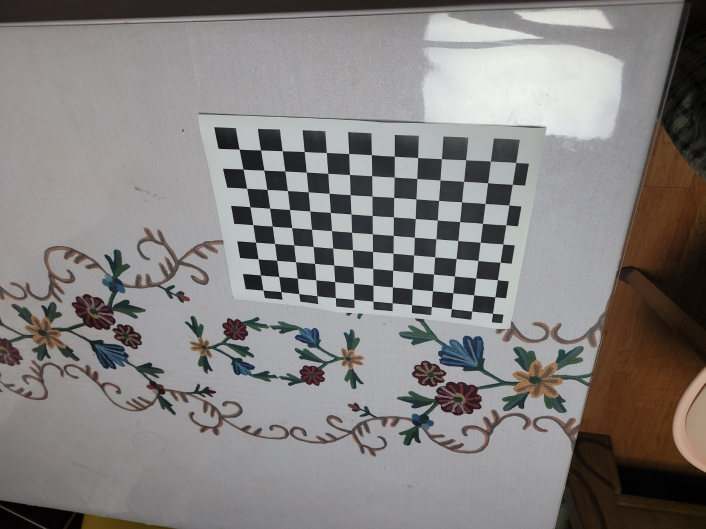
#> input picture assignment1/imgs/01.jpg, 1411 x 1058 px (shown at 1/2 size); its folder holds 4 pictures in this run
$ python calibration.py
#> lines starting #> are read from the running program, lines starting #| are printed output that depends on the picture; after the words box and inside, x2 and y2 are one past the last pixel; in counts of white or black regions, pixels touching at a corner belong together
import cv2
import numpy as np
import os

# Function to display corners extracted from the image
# [13 lines left out: function show_img_corners, not called in this run]

# Function to find the Homography matrix of the image
def find_homography(img_coord):
    n = img_coord.shape[0]
    Q = []
    for i in range(n):
        X, Y = world_coord[i][:2]
        u, v = img_coord[i]
        Q.append([X, Y, 1, 0, 0, 0, -u*X, -u*Y, -u])
        Q.append([0, 0, 0, X, Y, 1, -v*X, -v*Y, -v])
    Q = np.array(Q)
    _, _, VT = np.linalg.svd(Q)
    h = VT[-1]
    h = h / h[-1]
    H = np.reshape(h, (3, 3))
    return H

# Function to find the linear equation that constitutes the linear system to find the b vector
def a_ij(H, i, j):
    return np.array([
        H[0, i] * H[0, j],
        H[0, i] * H[1, j] + H[1, i] * H[0, j],
        H[1, i] * H[1, j],
        H[2, i] * H[0, j] + H[0, i] * H[2, j],
        H[2, i] * H[1, j] + H[1, i] * H[2, j],
        H[2, i] * H[2, j]
    ])

# Function to convert vector b to matrix B
def convert_b_to_B(b):
    B11, B12, B22, B13, B23, B33 = b
    B = np.array([[B11, B12, B13],
                  [B12, B22, B23],
                  [B13, B23, B33]])
    return B

# Function to find R and T using K
def get_extrinsics(K):
    K_inv = np.linalg.inv(K)
    extrinsics = []
    for H in homographies:
        h1 = H[:, 0]
        h2 = H[:, 1]
        h3 = H[:, 2]

        lambd = 1 / np.linalg.norm(K_inv @ h1)
        r1 = lambd * K_inv @ h1
        r2 = lambd * K_inv @ h2
        t = lambd * K_inv @ h3

        r3 = np.cross(r1, r2)

        R = np.array([r1, r2, r3]).T
        R_t = np.hstack((R, t.reshape(3,1)))
        extrinsics.append(R_t)
    return extrinsics

# Function to visualize reprojection, calculate and save errors
def visualize_reprojection(title, img_paths, obj_points, img_points, K, dist, extrinsics):
    per_image_rmse = []
    for i in range(len(img_paths)):
        img = cv2.imread(img_paths[i])

        objp = obj_points[i]
        imgp = img_points[i]

        R = extrinsics[i][:, :3]
        t = extrinsics[i][:, 3]
        rvec, _ = cv2.Rodrigues(R)

        reprojected_points, _ = cv2.projectPoints(objp, rvec, t, K, dist)

        # Calculate reprojection error (RMSE) for the current image
        error = np.sqrt(np.sum((imgp - reprojected_points)**2) / len(objp))
        per_image_rmse.append(error)

        # Display error value on the image
        cv2.putText(img, f"RMSE: {error:.4f}", (20, 40), cv2.FONT_HERSHEY_SIMPLEX, 1, (0, 255, 255), 2)

        # Draw original detected corners (green circles) and display numbers
        for idx, point in enumerate(np.int32(imgp)):
            x, y = point.ravel()
            cv2.circle(img, (x, y), 5, (0, 255, 0), -1)
            cv2.putText(img, str(idx), (x, y - 10), cv2.FONT_HERSHEY_SIMPLEX, 0.4, (255, 255, 255), 1)

        # Draw reprojected corners (red circles) and display numbers
        for idx, point in enumerate(np.int32(reprojected_points)):
            x, y = point.ravel()
            cv2.circle(img, (x, y), 5, (0, 0, 255), 2)
            cv2.putText(img, str(idx), (x, y + 15), cv2.FONT_HERSHEY_SIMPLEX, 0.4, (0, 0, 255), 1)

        # View the result image
        cv2.imshow(f"{title} - Image {i+1}", img)
        cv2.waitKey(0)
        cv2.destroyAllWindows()

    return per_image_rmse

# Function to visualize lens distortion corrected photos
# [12 lines left out: function visualize_undistortion, not called in this run]


img_dir = './imgs'
img_list = os.listdir(img_dir)
img_paths = [os.path.join(img_dir, file_name) for file_name in img_list]

pattern_size = (13, 9)
square_len = 2.0
world_coord = np.zeros((pattern_size[0] * pattern_size[1], 3), np.float32)
world_coord[:, :2] = np.mgrid[0:pattern_size[0], 0:pattern_size[1]].T.reshape(-1, 2) * square_len
homographies = []

obj_points = [] # 3D points
img_points = [] # 2D points
gray = None

np.set_printoptions(precision=3, suppress=True) # Set to express results in more concise decimals

for i in range(len(img_paths)):
    # Extract corner coordinates from 2D image
    img = cv2.imread(img_paths[i])
#> img is the input picture: shape (1058, 1411, 3); mean B, G, R 128, 129.2, 132.3
    gray = cv2.cvtColor(img, cv2.COLOR_BGR2GRAY)
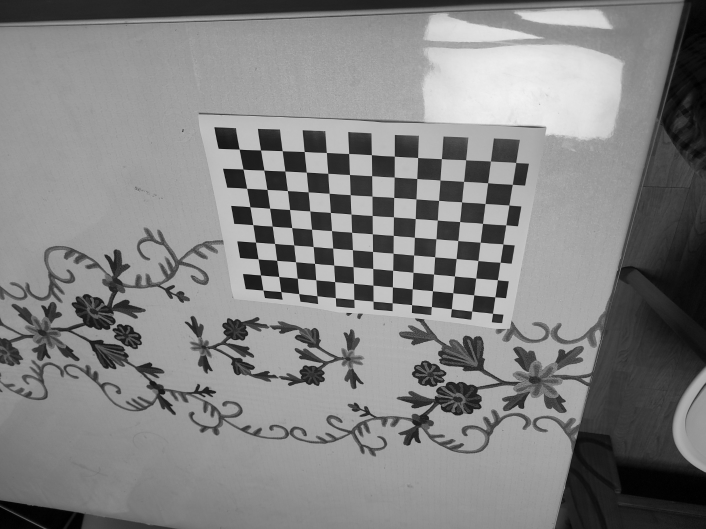
#> gray: shape (1058, 1411) (shown at 1/2 size); min 0, max 244, mean 130
    ret, corners = cv2.findChessboardCorners(gray, pattern_size)
#> ret = True; corners = 117 rows, first 8: [985.5, 627], [943.9, 622.5], [903.4, 618.1], [863.4, 613.4], [823.6, 609.6], [784.9, 606.1], [746.5, 602.6], [708.4, 599.3]

    if ret:
        obj_points.append(world_coord)

        # Improve corner coordinate accuracy
        criteria = (cv2.TERM_CRITERIA_EPS + cv2.TERM_CRITERIA_MAX_ITER, 30, 0.001)
        corners2 = cv2.cornerSubPix(gray, corners, (11,11), (-1,-1), criteria)
#> corners2 = 117 rows, first 8: [985.5, 627.1], [943.9, 622.6], [903.3, 618.1], [863.4, 613.6], [823.7, 609.9], [784.7, 606.1], [746.5, 602.8], [708.3, 599.3]
        img_points.append(corners2)

        # show_img_corners(img, corners2)

        # Use refined corners for Homography calculation
        H = find_homography(corners2.reshape(-1, 2))
#> the loop in find_homography, `for i in range(n):` made 117 passes
#> (u, v) on passes 1 to 12: (985.5, 627.1), (943.9, 622.6), (903.3, 618.1), (863.4, 613.6), (823.7, 609.9), (784.7, 606.1), (746.5, 602.8), (708.3, 599.3), (671.1, 595.9), (634.4, 592.1), (598, 587.7), (562.2, 583.7)
#> after the loop in find_homography, `for i in range(n):`: Q = 234 items
#> in find_homography, `h = VT[-1]`: h = [0.0148, 0.00701, -0.844, -6.18e-05, 0.0191, -0.536, -2.93e-06, 9.15e-06, -0.000856]
#> in find_homography, `h = h / h[-1]`: h = [-17.33, -8.18, 985.4, 0.0722, -22.32, 625.7, 0.00342, -0.0107, 1]
#> in find_homography, `H = np.reshape(h, (3, 3))`: H = [[-17.33, -8.18, 985.4], [0.0722, -22.32, 625.7], [0.00342, -0.0107, 1]]
        homographies.append(H)
#> pass 2 of the loop `for i in range(len(img_paths)):`:
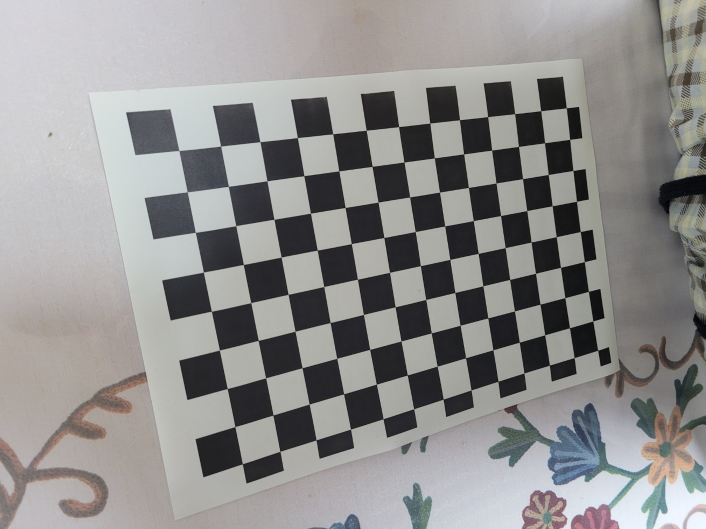
#> input picture assignment1/imgs/02.jpg, 1411 x 1058 px (shown at 1/2 size)
#> img is the input picture: shape (1058, 1411, 3); mean B, G, R 142.1, 143, 144
#> corners = 117 rows, first 8: [358.4, 301.5], [441.9, 292.7], [520.4, 284.1], [595, 275.6], [666, 268], [732.9, 261], [797.9, 253.9], [860, 246.6]
#> corners2 = 117 rows, first 8: [358.3, 301.5], [441.7, 292.6], [520.3, 283.9], [595.3, 275.7], [666, 268.3], [732.8, 260.9], [797.7, 253.7], [860.1, 246.6]
#> the loop in find_homography (call 2), `for i in range(n):` made 117 passes
#> `H = find_homography(corners2.reshape(-1, 2))`: H = [[47.03, 9.62, 359.3], [-0.699, 42.42, 301.8], [0.0132, 0.00367, 1]]
#> pass 3 of the loop `for i in range(len(img_paths)):`:
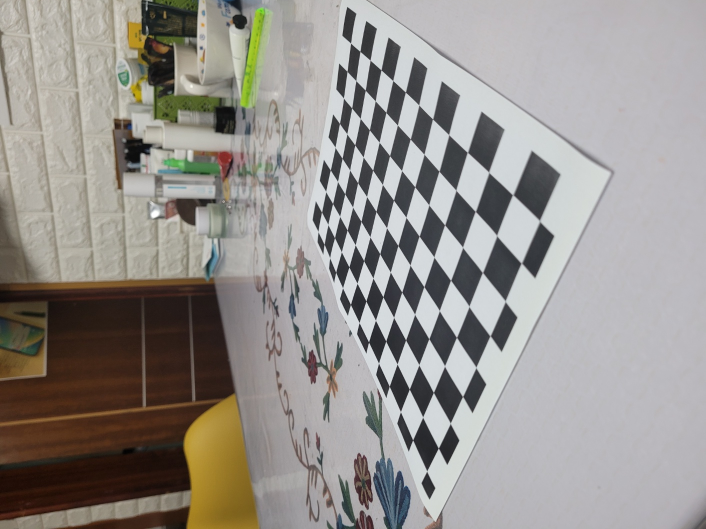
#> input picture assignment1/imgs/03.jpg, 1411 x 1058 px (shown at 1/2 size)
#> img is the input picture: shape (1058, 1411, 3); mean B, G, R 142.1, 146.5, 150.4
#> corners = 117 rows, first 8: [701.6, 86.65], [720.5, 103.4], [740.8, 120.8], [762.6, 140.5], [785.9, 161.8], [811.2, 184.6], [837.9, 210.4], [865.6, 238.5]
#> corners2 = 117 rows, first 8: [701.6, 86.59], [720.4, 103.3], [740.6, 120.8], [762.5, 140.3], [786, 161.5], [811.3, 184.7], [838, 210.4], [865.6, 238.4]
#> the loop made 4 passes; the first 3 are shown

A = []
for H in homographies: # Create matrix A to solve Ab = 0
    A.append(a_ij(H, 0, 1))
    A.append(a_ij(H, 0, 0) - a_ij(H, 1, 1))

A = np.array(A) # (2N, 6) matrix
_, _, VT = np.linalg.svd(A)
b = VT[-1]

if b[-1] < 0: # The sign of the solution to Ab = 0 must be positive for B to be positive definite, allowing Cholesky decomposition
    b = -b
B = convert_b_to_B(b)

# Find K using Cholesky Decomposition
B_inv = np.linalg.inv(B)
K_cd = np.linalg.cholesky(B_inv).T
K_cd = K_cd / K_cd[2, 2]


# Directly calculate K's parameters from each element of matrix B
cy = (B[0, 1] * B[0, 2] - B[0, 0] * B[1, 2]) / (B[0, 0] * B[1, 1] - B[0, 1]**2)
lambda_val = B[2, 2] - (B[0, 2]**2 + cy * (B[0, 1] * B[0, 2] - B[0, 0] * B[1, 2])) / B[0, 0]
fx = np.sqrt(lambda_val / B[0, 0])
fy = np.sqrt(lambda_val * B[0, 0] / (B[0, 0] * B[1, 1] - B[0, 1]**2))
gamma = -B[0, 1] * fx**2 * fy / lambda_val
cx = gamma * cy / fx - B[0, 2] * fx**2 / lambda_val

K = np.array([[fx, gamma, cx],
              [0,  fy,    cy],
              [0,  0,     1]])

extrinsics = get_extrinsics(K)
extrinsics_cd = get_extrinsics(K_cd)

# Using cv2.calibrateCamera()
ret, K_cv, dist_cv, rvecs, tvecs = cv2.calibrateCamera(obj_points, img_points, gray.shape[::-1], None, None)

extrinsics_cv = []
for i in range(len(rvecs)):
    R_cv, _ = cv2.Rodrigues(rvecs[i])
    t_cv = tvecs[i]

    extrinsics_cv.append(np.hstack((R_cv, t_cv)))

# comparison
print("my intrinsic Matrix (K)")
print(K)
print("my intrinsic Matrix (K_cd)")
print(K_cd)
print("cv2 intrinsic matrix (K_cv)")
print(K_cv)
print("cv2 distortion parameters")
print(dist_cv)

for i in range(len(extrinsics)):
    print(f"for image {i}:")
    print("my extrinsic Matrix (R | t)")
    print(extrinsics[i])
    print("my extrinsic Matrix (R | t) from K_cd")
    print(extrinsics_cd[i])
    print("cv2 extrinsic Matrix (R | t)")
    print(extrinsics_cv[i])
    print()


# 1. Visualize reprojection with directly calculated parameters (assuming no distortion coefficients)
print("\nVisualizing my reprojection results...")
my_errors = visualize_reprojection("My Reprojection", img_paths, obj_points, img_points, K, np.zeros((5, 1)), extrinsics)
#> in visualize_reprojection, `cv2.putText(img, f"RMSE: {error:.4f}", (20, 40), cv2.FONT_HERSHEY_SIMP..`: img: shape (1058, 1411, 3); 0.11% of pixels changed, all inside (x1, y1, x2, y2) = (23, 18, 239, 42)
#> after the loop in visualize_reprojection, `for idx, point in enumerate(np.int32(imgp)):`: img: shape (1058, 1411, 3); mean B, G, R 127.6, 130.7, 132.2
#> after the loop in visualize_reprojection, `for idx, point in enumerate(np.int32(reprojected_points)):`:
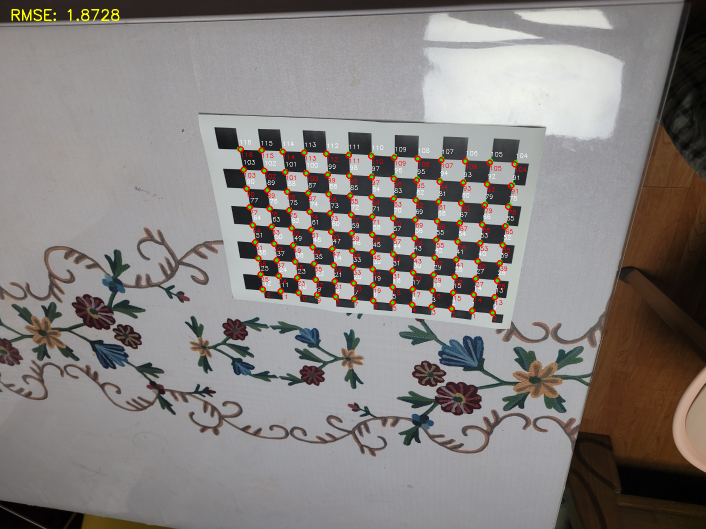
#> img: shape (1058, 1411, 3) (shown at 1/2 size); mean B, G, R 126.7, 129.1, 134
#> pass 2 of the loop in visualize_reprojection, `for i in range(len(img_paths)):`:
#> pass 3 of the loop in visualize_reprojection, `for i in range(len(img_paths)):`:
#> the loop made 4 passes; the first 3 are shown

# 2. Visualize reprojection with parameters from Cholesky Decomposition (assuming no distortion coefficients)
print("\nVisualizing my reprojection results... from K_cd")
my_errors_cd = visualize_reprojection("My Reprojection", img_paths, obj_points, img_points, K_cd, np.zeros((5, 1)), extrinsics_cd)
#> call 2 of visualize_reprojection, with title = 'My Reprojection', K = array of shape (3, 3), dist = array of shape (5, 1)
#> in visualize_reprojection (call 2), `cv2.putText(img, f"RMSE: {error:.4f}", (20, 40), cv2.FONT_HERSHEY_SIMP..`: img: shape (1058, 1411, 3); 0.13% of pixels changed, all inside (x1, y1, x2, y2) = (23, 18, 279, 42)
#> after the loop in visualize_reprojection (call 2), `for idx, point in enumerate(np.int32(imgp)):`:
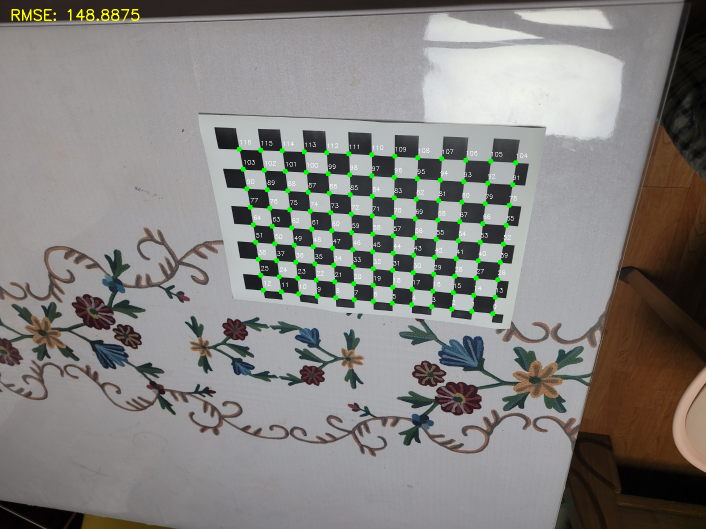
#> img: shape (1058, 1411, 3) (shown at 1/2 size); mean B, G, R 127.6, 130.8, 132.2
#> after the loop in visualize_reprojection (call 2), `for idx, point in enumerate(np.int32(reprojected_points)):`:
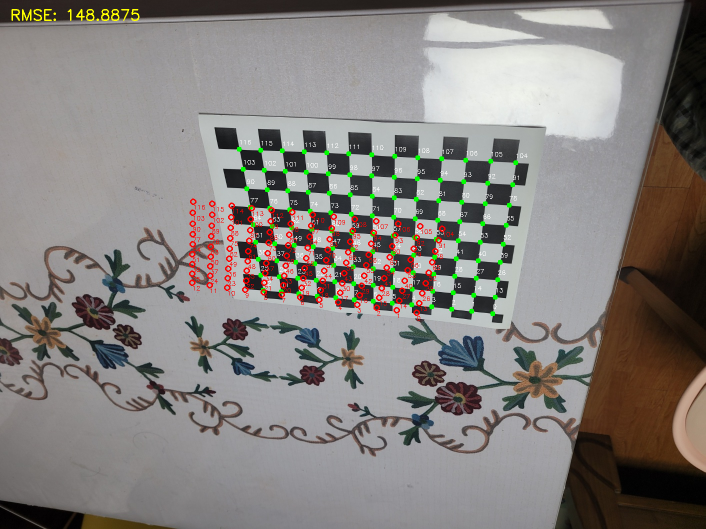
#> img: shape (1058, 1411, 3) (shown at 1/2 size); 1.02% of pixels changed, all inside (x1, y1, x2, y2) = (378, 397, 908, 641)
#> pass 2 of the loop in visualize_reprojection, `for i in range(len(img_paths)):`:
#> pass 3 of the loop in visualize_reprojection, `for i in range(len(img_paths)):`:
#> the loop made 4 passes; the first 3 are shown

# 3. Visualize reprojection with cv2.calibrateCamera() results
print("\nVisualizing cv2's reprojection results...")
cv2_errors =  visualize_reprojection("CV2 Reprojection", img_paths, obj_points, img_points, K_cv, dist_cv, extrinsics_cv)
#> call 3 of visualize_reprojection, with title = 'CV2 Reprojection', K = array of shape (3, 3), dist = array of shape (1, 5)
#> in visualize_reprojection (call 3), `cv2.putText(img, f"RMSE: {error:.4f}", (20, 40), cv2.FONT_HERSHEY_SIMP..`:
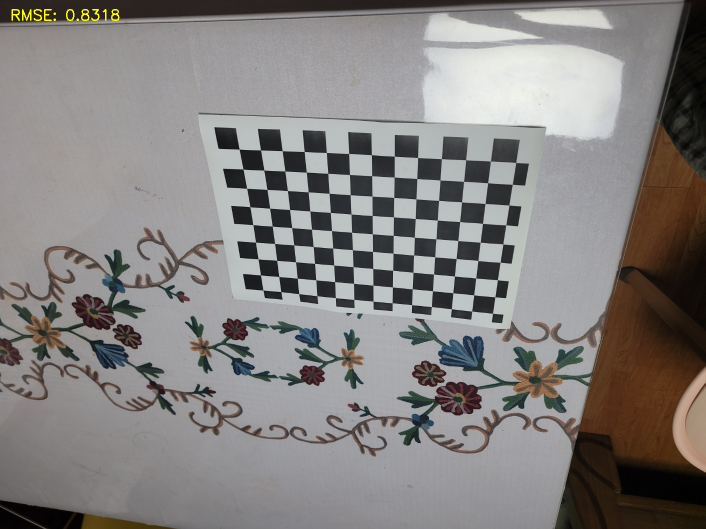
#> img: shape (1058, 1411, 3) (shown at 1/2 size); 0.11% of pixels changed, all inside (x1, y1, x2, y2) = (23, 18, 239, 42)
#> after the loop in visualize_reprojection (call 3), `for idx, point in enumerate(np.int32(imgp)):`:
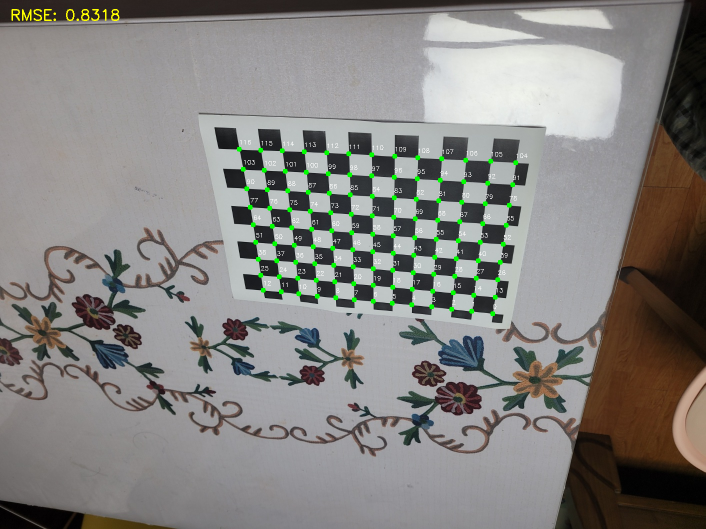
#> img: shape (1058, 1411, 3) (shown at 1/2 size); 0.95% of pixels changed, all inside (x1, y1, x2, y2) = (473, 280, 1055, 633)
#> after the loop in visualize_reprojection (call 3), `for idx, point in enumerate(np.int32(reprojected_points)):`:
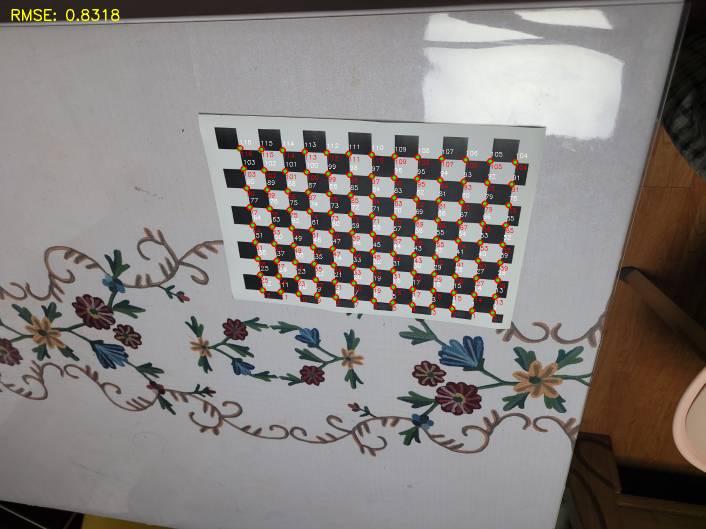
#> img: shape (1058, 1411, 3) (shown at 1/2 size); 1.02% of pixels changed, all inside (x1, y1, x2, y2) = (474, 290, 1054, 641)
#> pass 2 of the loop in visualize_reprojection, `for i in range(len(img_paths)):`:
#> after the loop in visualize_reprojection (call 3), `for idx, point in enumerate(np.int32(imgp)):`:
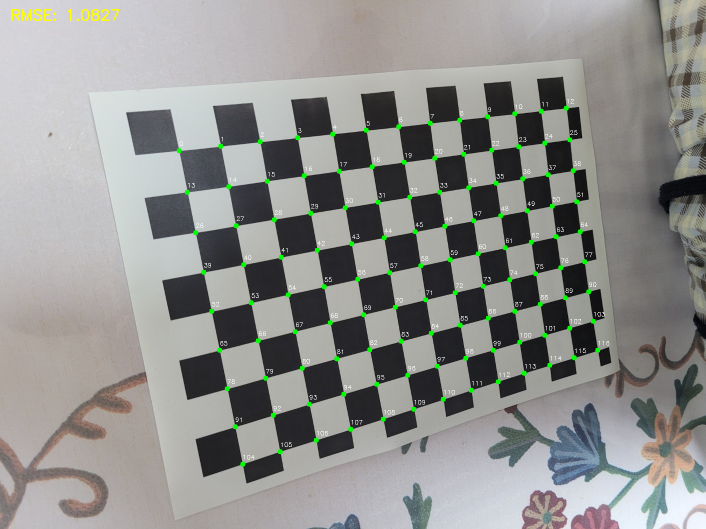
#> img: shape (1058, 1411, 3) (shown at 1/2 size); mean B, G, R 141.8, 144.5, 143.8
#> after the loop in visualize_reprojection (call 3), `for idx, point in enumerate(np.int32(reprojected_points)):`:
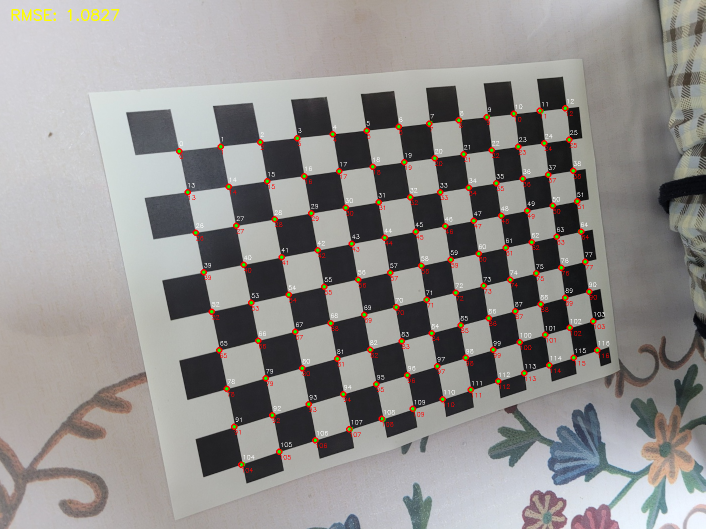
#> img: shape (1058, 1411, 3) (shown at 1/2 size); 1.02% of pixels changed, all inside (x1, y1, x2, y2) = (352, 210, 1218, 945)
#> pass 3 of the loop in visualize_reprojection, `for i in range(len(img_paths)):`:
#> after the loop in visualize_reprojection (call 3), `for idx, point in enumerate(np.int32(imgp)):`:
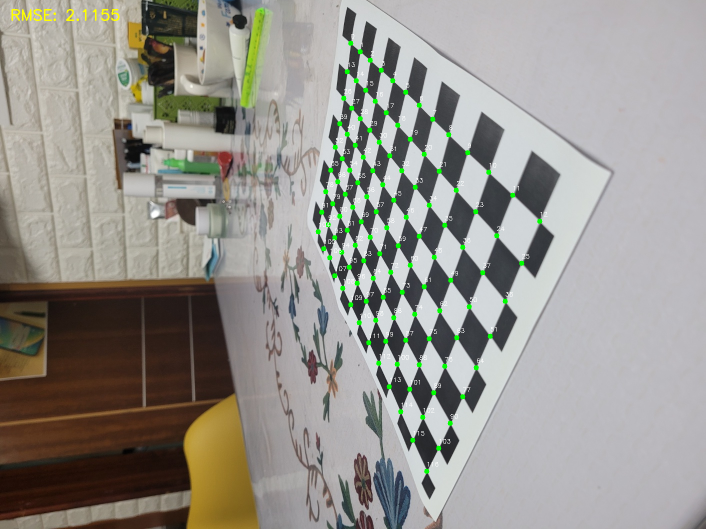
#> img: shape (1058, 1411, 3) (shown at 1/2 size); mean B, G, R 141.4, 147.6, 149.9
#> after the loop in visualize_reprojection (call 3), `for idx, point in enumerate(np.int32(reprojected_points)):`:
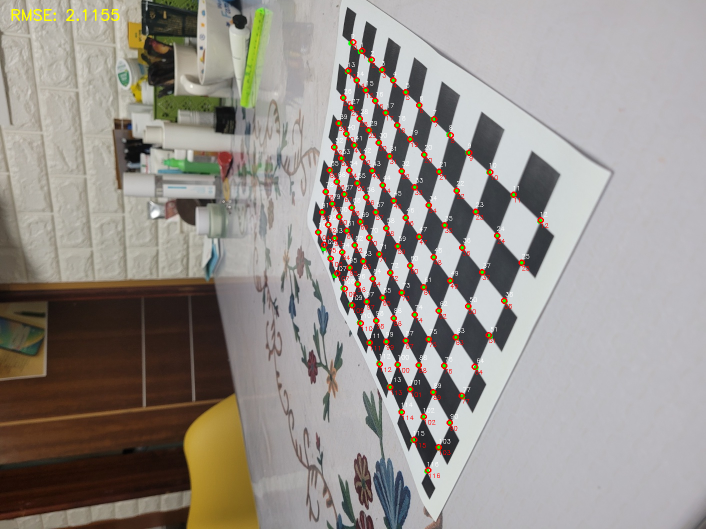
#> img: shape (1058, 1411, 3) (shown at 1/2 size); 1.02% of pixels changed, all inside (x1, y1, x2, y2) = (630, 78, 1097, 956)
#> the loop made 4 passes; the first 3 are shown

# Create and print (N, 3) error array
errors = np.array([my_errors, cv2_errors, my_errors_cd]).T
print("\n--- Per-Image Reprojection Errors (RMSE) ---")
print("Column 1: My Errors | Column 2: CV2 Errors | Column 3: My Errors with Cd")
print(errors)

# Print total average error
mean_my_error = np.mean(errors[:, 0])
mean_cv2_error = np.mean(errors[:, 1])
mean_my_error_cd = np.mean(errors[:, 2])
print(f"\nMy Mean Reprojection Error: {mean_my_error}")
print(f"CV2 Mean Reprojection Error: {mean_cv2_error}")
print(f"My Mean Reprojection Error with Cd: {mean_my_error_cd}")

# visualize_undistortion(img_paths, K_cv, dist_cv)
# visualize_undistortion(img_paths, K, np.zeros((5, 1)))
